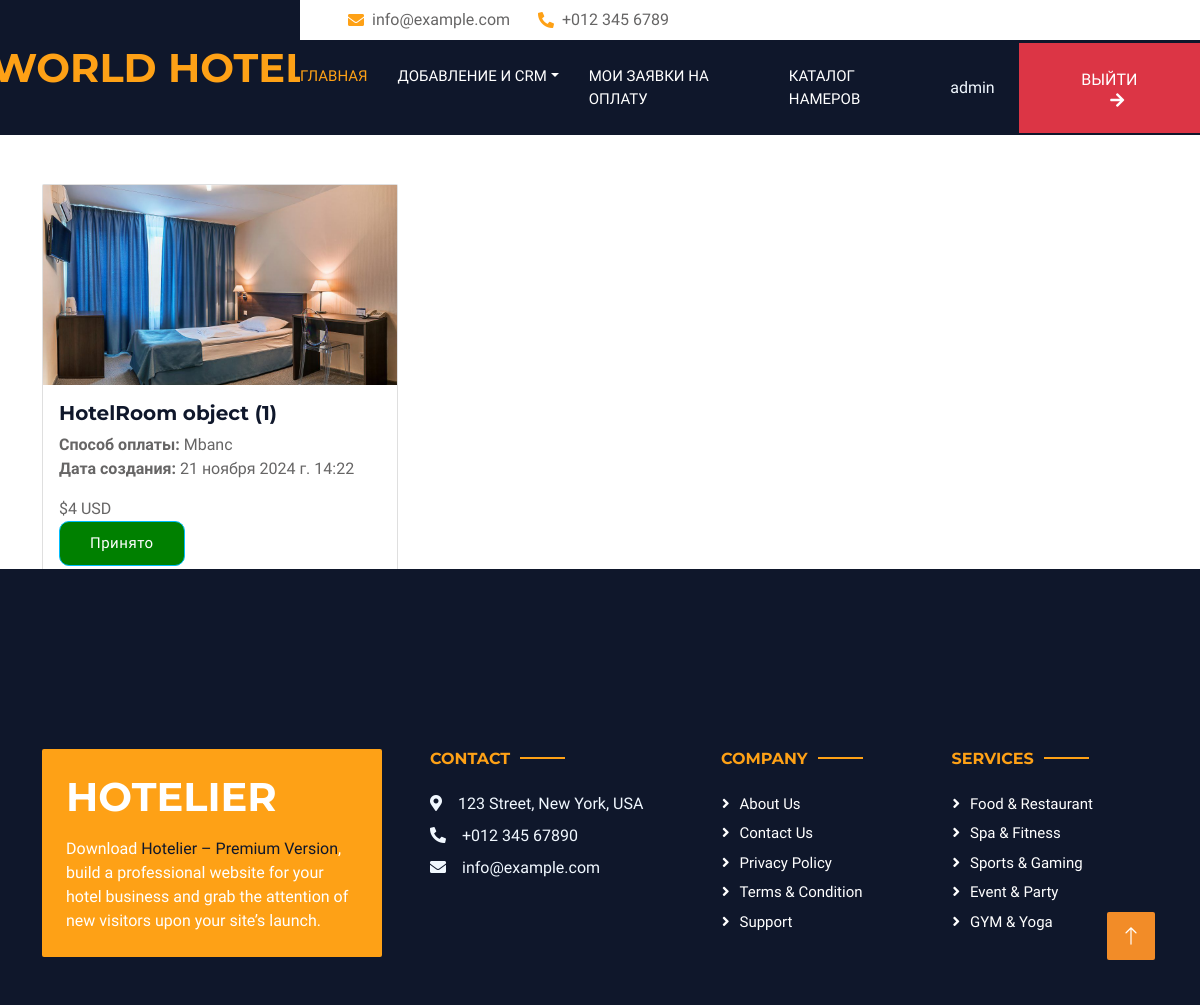
Page /payment/my_payment_applications/ (signed in) on the committed database.
### user/models.py (models this page shows, shortened)
class MyUser(AbstractBaseUser):
    email = models.EmailField(unique=True, verbose_name="Адрес электронной почты")
    first_name = models.CharField(max_length=223, verbose_name="Имя")
    last_name = models.CharField(max_length=223, blank=True, null=True, verbose_name="Фамилия")
    phon_number = models.CharField(max_length=13, verbose_name="Номер телефона")
    statys = models.PositiveSmallIntegerField(
        choices=(
            (1,"Обычный Пользователь"),
            (2,"Менежер"),
            (3,"Бугалтер")
        ),
        default=1
    )
    create_date = models.DateTimeField(auto_now_add=True)
    is_admin = models.BooleanField(default=False)
    objects = MyUserManager()
    USERNAME_FIELD = 'email'
    REQUIRED_FIELDS = ['first_name', 'phon_number']
    @property
    def full_name(self):
        if not self.last_name:
            check_last_name = ''
        else:
            check_last_name = self.last_name
        return f"{check_last_name} {self.first_name}"
    class Meta:
        verbose_name = 'Пользователь'
        verbose_name_plural = 'Пользователи'

### payment_system/models.py (models this page shows)
class HotelPaymentApplication(models.Model):
    user = models.ForeignKey(User, on_delete=models.SET_NULL, null=True)
    hotel_room = models.ForeignKey(HotelRoom, on_delete=models.SET_NULL, null=True)
    payment_method = models.CharField(max_length=40) # название способа оплаты
    payment_check = models.FileField(upload_to="media/payment_check")
    status = models.CharField(max_length=100,
        choices=PaymentApplicationStatysEnum.choices,
        default=PaymentApplicationStatysEnum.IN_PROGRESS,
    )
    create_date = models.DateTimeField(auto_now_add=True)
    class Meta:
        verbose_name = 'Заявка на оплату Номера'
        verbose_name_plural = 'Заявки на оплату Намеров'

### main/models.py (models this page shows)
class HotelRoom(models.Model):
    number_room_hotel = models.PositiveSmallIntegerField(
        verbose_name="число номера"
    )
    number_bets = models.PositiveSmallIntegerField(
        verbose_name="число краватей"
    )
    number_withdrawals = models.PositiveSmallIntegerField(
        verbose_name="число ванн"
    )
    cover = models.ImageField(
        upload_to="media/hotel_cover",
        verbose_name="иконка"
    )
    description = models.TextField(
        verbose_name="описание"
    )
    prise = models.PositiveSmallIntegerField(
        verbose_name="цена"
    )
    category = models.ForeignKey(
        Category,
        on_delete=models.CASCADE,
        verbose_name="категория"
    )
    number_room = models.PositiveSmallIntegerField(
        verbose_name="число комнат"
    )
    status = models.PositiveSmallIntegerField(
        choices=(
            (1,"Свободен"),
            (2,"Занят"),
        ),
        default=1
    )
    create_date = models.DateTimeField(
        auto_now_add=True,
        verbose_name="Дата создания"
    )
    update_date = models.DateTimeField(
        auto_now=True,
        verbose_name="Дата изменения"
    )
    class Meta:
        verbose_name = "Номер"
        verbose_name_plural = "Намера"

### payment_system/views.py (the view)
# urls.py: path("my_payment_applications/", views.my_payment_applications_veu, name="my_payment_applications")
def my_payment_applications_veu(request):
    application = HotelPaymentApplication.objects.filter(user=request.user)
    return render(
        request=request,
        template_name="payment_system/my_payment_application.html",
        context={
            "applications":application
        }
    )

### payment_system/templates/payment_system/my_payment_application.html (shortened to what this page needs)
{% extends 'radical.html' %}
{% load static %}
{% block contend %}
<br>
<br>
<br>
<div class="container">
    <div class="row">
        {% for application in applications %}
            <div class="col-lg-4 col-md-6">
                <div class="card mb-4">
                    <img src="{{ application.hotel_room.cover.url }}" class="card-image" alt="Room Image">
                    <div class="card-body">
                        <h5 class="card-title">{{ application.hotel_room }}</h5>
                        <ul class="list-unstyled">
                            <li><strong>Способ оплаты:</strong> {{ application.payment_method }}</li>
                            <li><strong>Дата создания:</strong> {{ application.create_date }}</li>
                        </ul>
                        <span class="price">${{application.hotel_room.prise}} USD</span>
                        {% if application.status == 'in_progress' %}
                            <div class="status-button">
                                <a href="#" style="background-color: yellow;">{{ application.get_status_display }}</a>
                            </div>
                        {% elif application.status == 'denied' %}
                            <div class="status-button">
                                <a href="#" style="background-color: red;">{{ application.get_status_display }}</a>
                            </div>
                        {% else %}
                            <div class="status-button">
                                <a href="#" style="background-color: green;">{{ application.get_status_display }}</a>
                            </div>
                        {% endif %}
                    </div>
                </div>
            </div>
        {% endfor %}
    </div>
</div>
<br>
<br>
<br>
{% endblock %}

### main/templates/radical.html (shortened to what this page needs)
{% load static %}
<html lang="en">
<head>
    <link href="https://cdnjs.cloudflare.com/ajax/libs/font-awesome/5.10.0/css/all.min.css" rel="stylesheet">
    <link href="https://cdn.jsdelivr.net/npm/bootstrap-icons@1.4.1/font/bootstrap-icons.css" rel="stylesheet">
    <link href="{% static 'assets/lib/animate/animate.min.css' %}" rel="stylesheet">
    <link href="{% static 'assets/lib/owlcarousel/assets/owl.carousel.min.css' %}" rel="stylesheet">
    <link href="{% static 'assets/lib/tempusdominus/css/tempusdominus-bootstrap-4.min.css' %}" rel="stylesheet" />
    <link href="{% static 'assets/css/bootstrap.min.css' %}" rel="stylesheet">
    <link href="{% static 'assets/css/style.css' %}" rel="stylesheet">
</head>
<body>
<div class="container-xxl bg-white p-0">
    <div class="container-fluid bg-dark px-0 fixed-top">
        <div class="row gx-0">
            <div class="col-lg-3 bg-dark d-none d-lg-block">
                <a href="{% url 'index' %}" class="navbar-brand w-100 h-100 m-0 p-0 d-flex align-items-center justify-content-center">
                    <h1 class="m-0 text-primary text-uppercase">World Hotel</h1>
                </a>
            </div>
            <div class="col-lg-9">
                <div class="row gx-0 bg-white d-none d-lg-flex">
                    <div class="col-lg-7 px-5 text-start">
                        <div class="h-100 d-inline-flex align-items-center py-2 me-4">
                            <i class="fa fa-envelope text-primary me-2"></i>
                            <p class="mb-0">info@example.com</p>
                        </div>
                        <div class="h-100 d-inline-flex align-items-center py-2">
                            <i class="fa fa-phone-alt text-primary me-2"></i>
                            <p class="mb-0">+012 345 6789</p>
                        </div>
                    </div>
                </div>
                <nav class="navbar navbar-expand-lg bg-dark navbar-dark p-3 p-lg-0">
                    <div class="collapse navbar-collapse justify-content-between" id="navbarCollapse">
                        <div class="navbar-nav mr-auto py-0">
                            <a href="{% url 'index' %}" class="nav-item nav-link active">Главная</a>
                             {% if request.user.status == 2 or request.user.is_admin %}
                                <div class="nav-item dropdown">
                                    <a href="#" class="nav-link dropdown-toggle" data-bs-toggle="dropdown">Добавление и crm</a>
                                </div>
                            {% endif %}
                            <a href="{% url 'my_payment_applications' %}" class="nav-item nav-link">Мои заявки на оплату</a>
                            <a href="{% url 'event_list' %}" class="nav-item nav-link">Каталог Намеров</a>
                        </div>
                        {% if user.is_authenticated %}
                            <span class="navbar-text text-light me-4">
                                {{ user.full_name }}
                            </span>
                            <a href="{% url 'logout_user' %}" class="btn btn-danger rounded-0 py-4 px-md-5 d-none d-lg-block">
                                Выйти<i class="fa fa-arrow-right ms-3"></i>
                            </a>
                        {% endif %}
                    </div>
                </nav>
            </div>
        </div>
    </div>
    {% block contend %}
    {% endblock %}
        <div class="container-fluid bg-dark text-light footer wow fadeIn" data-wow-delay="0.1s">
            <div class="container pb-5">
                <div class="row g-5">
                    <div class="col-md-6 col-lg-4">
                        <div class="bg-primary rounded p-4">
                            <a href="index.html"><h1 class="text-white text-uppercase mb-3">Hotelier</h1></a>
                            <p class="text-white mb-0">
								Download <a class="text-dark fw-medium" href="https://htmlcodex.com/hotel-html-template-pro">Hotelier – Premium Version</a>, build a professional website for your hotel business and grab the attention of new visitors upon your site’s launch.
							</p>
                        </div>
                    </div>
                    <div class="col-md-6 col-lg-3">
                        <h6 class="section-title text-start text-primary text-uppercase mb-4">Contact</h6>
                        <p class="mb-2"><i class="fa fa-map-marker-alt me-3"></i>123 Street, New York, USA</p>
                        <p class="mb-2"><i class="fa fa-phone-alt me-3"></i>+012 345 67890</p>
                        <p class="mb-2"><i class="fa fa-envelope me-3"></i>info@example.com</p>
                    </div>
                    <div class="col-lg-5 col-md-12">
                        <div class="row gy-5 g-4">
                            <div class="col-md-6">
                                <h6 class="section-title text-start text-primary text-uppercase mb-4">Company</h6>
                                <a class="btn btn-link" href="">About Us</a>
                                <a class="btn btn-link" href="">Contact Us</a>
                                <a class="btn btn-link" href="">Privacy Policy</a>
                                <a class="btn btn-link" href="">Terms & Condition</a>
                                <a class="btn btn-link" href="">Support</a>
                            </div>
                            <div class="col-md-6">
                                <h6 class="section-title text-start text-primary text-uppercase mb-4">Services</h6>
                                <a class="btn btn-link" href="">Food & Restaurant</a>
                                <a class="btn btn-link" href="">Spa & Fitness</a>
                                <a class="btn btn-link" href="">Sports & Gaming</a>
                                <a class="btn btn-link" href="">Event & Party</a>
                                <a class="btn btn-link" href="">GYM & Yoga</a>
                            </div>
                        </div>
                    </div>
                </div>
            </div>
        </div>
        <a href="#" class="btn btn-lg btn-primary btn-lg-square back-to-top"><i class="bi bi-arrow-up"></i></a>
</div>
</body>
</html>

### static/assets/css/style.css (style rules this page uses)
:root { --primary: #FEA116; --light: #F1F8FF; --dark: #0F172B; }
.fw-medium { font-weight: 500 !important; }
.back-to-top { position: fixed; display: none; right: 45px; bottom: 45px; z-index: 99; }
.btn { font-weight: 500; text-transform: uppercase; transition: .5s; }
.btn.btn-primary, .btn.btn-secondary { color: #FFFFFF; }
.btn-lg-square { width: 48px; height: 48px; }
.btn-square, .btn-sm-square, .btn-lg-square { padding: 0; display: flex; align-items: center; justify-content: center; font-weight: normal; border-radius: 2px; }
.navbar-dark .navbar-nav .nav-link { margin-right: 30px; padding: 25px 0; color: #FFFFFF; font-size: 15px; text-transform: uppercase; outline: none; }
.navbar-dark .navbar-nav .nav-link:hover, .navbar-dark .navbar-nav .nav-link.active { color: var(--primary); }
.section-title { position: relative; display: inline-block; }
.section-title::before { position: absolute; content: ""; width: 45px; height: 2px; top: 50%; left: -55px; margin-top: -1px; background: var(--primary); }
.section-title::after { position: absolute; content: ""; width: 45px; height: 2px; top: 50%; right: -55px; margin-top: -1px; background: var(--primary); }
.section-title.text-start::before, .section-title.text-end::after { display: none; }
.footer { position: relative; margin-top: -110px; padding-top: 180px; }
.footer .btn.btn-link { display: block; margin-bottom: 5px; padding: 0; text-align: left; color: #FFFFFF; font-size: 15px; font-weight: normal; text-transform: capitalize; transition: .3s; }
.footer .btn.btn-link::before { position: relative; content: "\f105"; font-family: "Font Awesome 5 Free"; font-weight: 900; margin-right: 10px; }

### main/templates/radical.html (style rules this page uses)
body { padding-top: 112px; }
.btn-primary { background-color: #f28c28; border: none; transition: background-color 0.3s ease; }

### payment_system/templates/payment_system/my_payment_application.html (style rules this page uses)
.status-button a { font-size: 15px; color: #fff; background-color: white; border: 1px solid #00bdfe; padding: 10px 30px; display: inline-block; border-radius: 10px; font-weight: 500; text-transform: capitalize; letter-spacing: 0.5px; transition: all .3s; }
.card-image { width: 100%; height: 200px; object-fit: cover; }

### rows in the picture
MyUser: full_name "admin"
HotelPaymentApplication: hotel_room.cover (picture), hotel_room "HotelRoom object (1)", payment_method "Mbanc", create_date "21 ноября 2024 г. 14:22", hotel_room.prise "4", status "Принято"
